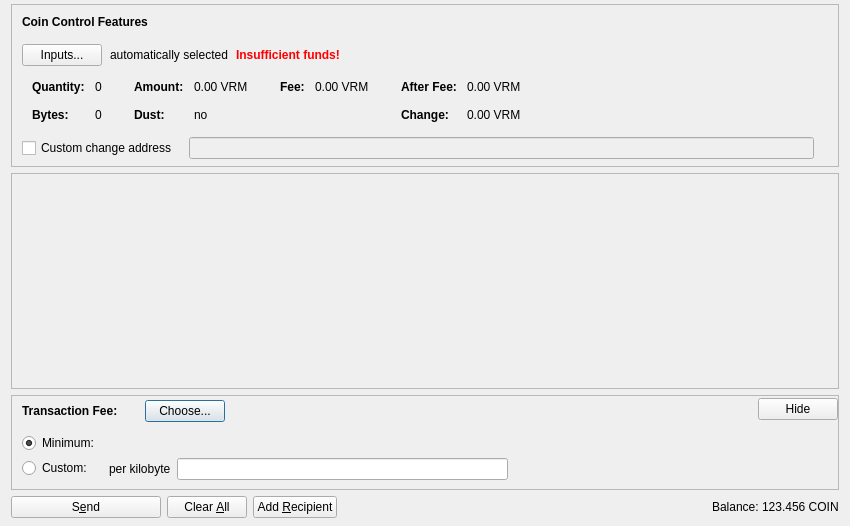
<?xml version="1.0" encoding="UTF-8"?>
<ui version="4.0">
 <class>SendCoinsDialog</class>
 <widget class="QDialog" name="SendCoinsDialog">
  <property name="geometry">
   <rect>
    <x>0</x>
    <y>0</y>
    <width>850</width>
    <height>526</height>
   </rect>
  </property>
  <property name="windowTitle">
   <string>Send Coins</string>
  </property>
  <layout class="QVBoxLayout" name="verticalLayout" stretch="0,1,0,0">
   <property name="topMargin">
    <number>4</number>
   </property>
   <property name="bottomMargin">
    <number>8</number>
   </property>
   <item>
    <widget class="QFrame" name="frameCoinControl">
     <property name="sizePolicy">
      <sizepolicy hsizetype="Expanding" vsizetype="Expanding">
       <horstretch>0</horstretch>
       <verstretch>0</verstretch>
      </sizepolicy>
     </property>
     <property name="maximumSize">
      <size>
       <width>16777215</width>
       <height>16777215</height>
      </size>
     </property>
     <property name="frameShape">
      <enum>QFrame::StyledPanel</enum>
     </property>
     <property name="frameShadow">
      <enum>QFrame::Sunken</enum>
     </property>
     <layout class="QVBoxLayout" name="verticalLayoutCoinControl2">
      <property name="spacing">
       <number>0</number>
      </property>
      <property name="leftMargin">
       <number>0</number>
      </property>
      <property name="topMargin">
       <number>0</number>
      </property>
      <property name="rightMargin">
       <number>0</number>
      </property>
      <property name="bottomMargin">
       <number>6</number>
      </property>
      <item>
       <layout class="QVBoxLayout" name="verticalLayoutCoinControl" stretch="0,0,0,0,1">
        <property name="spacing">
         <number>0</number>
        </property>
        <property name="leftMargin">
         <number>10</number>
        </property>
        <property name="topMargin">
         <number>10</number>
        </property>
        <item>
         <layout class="QHBoxLayout" name="horizontalLayoutCoinControl1">
          <property name="bottomMargin">
           <number>15</number>
          </property>
          <item>
           <widget class="QLabel" name="labelCoinControlFeatures">
            <property name="sizePolicy">
             <sizepolicy hsizetype="Preferred" vsizetype="Maximum">
              <horstretch>0</horstretch>
              <verstretch>0</verstretch>
             </sizepolicy>
            </property>
            <property name="font">
             <font>
              <weight>75</weight>
              <bold>true</bold>
             </font>
            </property>
            <property name="styleSheet">
             <string notr="true">font-weight:bold;</string>
            </property>
            <property name="text">
             <string>Coin Control Features</string>
            </property>
           </widget>
          </item>
         </layout>
        </item>
        <item>
         <layout class="QHBoxLayout" name="horizontalLayoutCoinControl2" stretch="0,0,0,0">
          <property name="spacing">
           <number>8</number>
          </property>
          <property name="bottomMargin">
           <number>10</number>
          </property>
          <item>
           <widget class="QPushButton" name="pushButtonCoinControl">
            <property name="styleSheet">
             <string notr="true"/>
            </property>
            <property name="text">
             <string>Inputs...</string>
            </property>
            <property name="autoDefault">
             <bool>false</bool>
            </property>
           </widget>
          </item>
          <item>
           <widget class="QLabel" name="labelCoinControlAutomaticallySelected">
            <property name="text">
             <string>automatically selected</string>
            </property>
            <property name="margin">
             <number>5</number>
            </property>
           </widget>
          </item>
          <item>
           <widget class="QLabel" name="labelCoinControlInsuffFunds">
            <property name="font">
             <font>
              <weight>75</weight>
              <bold>true</bold>
             </font>
            </property>
            <property name="styleSheet">
             <string notr="true">color:red;font-weight:bold;</string>
            </property>
            <property name="text">
             <string>Insufficient funds!</string>
            </property>
            <property name="margin">
             <number>5</number>
            </property>
           </widget>
          </item>
          <item>
           <spacer name="horizontalSpacerCoinControl">
            <property name="orientation">
             <enum>Qt::Horizontal</enum>
            </property>
            <property name="sizeHint" stdset="0">
             <size>
              <width>40</width>
              <height>1</height>
             </size>
            </property>
           </spacer>
          </item>
         </layout>
        </item>
        <item>
         <widget class="QWidget" name="widgetCoinControl" native="true">
          <property name="sizePolicy">
           <sizepolicy hsizetype="Preferred" vsizetype="Preferred">
            <horstretch>0</horstretch>
            <verstretch>0</verstretch>
           </sizepolicy>
          </property>
          <property name="minimumSize">
           <size>
            <width>0</width>
            <height>0</height>
           </size>
          </property>
          <property name="styleSheet">
           <string notr="true"/>
          </property>
          <layout class="QHBoxLayout" name="horizontalLayoutCoinControl5">
           <property name="leftMargin">
            <number>0</number>
           </property>
           <property name="topMargin">
            <number>0</number>
           </property>
           <property name="rightMargin">
            <number>0</number>
           </property>
           <property name="bottomMargin">
            <number>0</number>
           </property>
           <item>
            <layout class="QHBoxLayout" name="horizontalLayoutCoinControl3" stretch="0,0,0,1">
             <property name="spacing">
              <number>20</number>
             </property>
             <property name="topMargin">
              <number>0</number>
             </property>
             <property name="bottomMargin">
              <number>10</number>
             </property>
             <item>
              <layout class="QFormLayout" name="formLayoutCoinControl1">
               <property name="horizontalSpacing">
                <number>10</number>
               </property>
               <property name="verticalSpacing">
                <number>14</number>
               </property>
               <property name="leftMargin">
                <number>10</number>
               </property>
               <property name="topMargin">
                <number>4</number>
               </property>
               <property name="rightMargin">
                <number>6</number>
               </property>
               <item row="0" column="0">
                <widget class="QLabel" name="labelCoinControlQuantityText">
                 <property name="font">
                  <font>
                   <weight>75</weight>
                   <bold>true</bold>
                  </font>
                 </property>
                 <property name="text">
                  <string>Quantity:</string>
                 </property>
                 <property name="margin">
                  <number>0</number>
                 </property>
                </widget>
               </item>
               <item row="0" column="1">
                <widget class="QLabel" name="labelCoinControlQuantity">
                 <property name="cursor">
                  <cursorShape>IBeamCursor</cursorShape>
                 </property>
                 <property name="contextMenuPolicy">
                  <enum>Qt::ActionsContextMenu</enum>
                 </property>
                 <property name="text">
                  <string notr="true">0</string>
                 </property>
                 <property name="margin">
                  <number>0</number>
                 </property>
                 <property name="textInteractionFlags">
                  <set>Qt::LinksAccessibleByMouse|Qt::TextSelectableByKeyboard|Qt::TextSelectableByMouse</set>
                 </property>
                </widget>
               </item>
               <item row="1" column="0">
                <widget class="QLabel" name="labelCoinControlBytesText">
                 <property name="font">
                  <font>
                   <weight>75</weight>
                   <bold>true</bold>
                  </font>
                 </property>
                 <property name="text">
                  <string>Bytes:</string>
                 </property>
                </widget>
               </item>
               <item row="1" column="1">
                <widget class="QLabel" name="labelCoinControlBytes">
                 <property name="cursor">
                  <cursorShape>IBeamCursor</cursorShape>
                 </property>
                 <property name="contextMenuPolicy">
                  <enum>Qt::ActionsContextMenu</enum>
                 </property>
                 <property name="text">
                  <string notr="true">0</string>
                 </property>
                 <property name="textInteractionFlags">
                  <set>Qt::LinksAccessibleByMouse|Qt::TextSelectableByKeyboard|Qt::TextSelectableByMouse</set>
                 </property>
                </widget>
               </item>
              </layout>
             </item>
             <item>
              <layout class="QFormLayout" name="formLayoutCoinControl2">
               <property name="horizontalSpacing">
                <number>10</number>
               </property>
               <property name="verticalSpacing">
                <number>14</number>
               </property>
               <property name="leftMargin">
                <number>6</number>
               </property>
               <property name="topMargin">
                <number>4</number>
               </property>
               <property name="rightMargin">
                <number>6</number>
               </property>
               <item row="0" column="0">
                <widget class="QLabel" name="labelCoinControlAmountText">
                 <property name="font">
                  <font>
                   <weight>75</weight>
                   <bold>true</bold>
                  </font>
                 </property>
                 <property name="text">
                  <string>Amount:</string>
                 </property>
                 <property name="margin">
                  <number>0</number>
                 </property>
                </widget>
               </item>
               <item row="0" column="1">
                <widget class="QLabel" name="labelCoinControlAmount">
                 <property name="cursor">
                  <cursorShape>IBeamCursor</cursorShape>
                 </property>
                 <property name="contextMenuPolicy">
                  <enum>Qt::ActionsContextMenu</enum>
                 </property>
                 <property name="text">
                  <string notr="true">0.00 VRM</string>
                 </property>
                 <property name="textInteractionFlags">
                  <set>Qt::LinksAccessibleByMouse|Qt::TextSelectableByKeyboard|Qt::TextSelectableByMouse</set>
                 </property>
                </widget>
               </item>
               <item row="1" column="0">
                <widget class="QLabel" name="labelCoinControlLowOutputText">
                 <property name="font">
                  <font>
                   <weight>75</weight>
                   <bold>true</bold>
                  </font>
                 </property>
                 <property name="text">
                  <string>Dust:</string>
                 </property>
                </widget>
               </item>
               <item row="1" column="1">
                <widget class="QLabel" name="labelCoinControlLowOutput">
                 <property name="cursor">
                  <cursorShape>IBeamCursor</cursorShape>
                 </property>
                 <property name="contextMenuPolicy">
                  <enum>Qt::ActionsContextMenu</enum>
                 </property>
                 <property name="text">
                  <string notr="true">no</string>
                 </property>
                 <property name="textInteractionFlags">
                  <set>Qt::LinksAccessibleByMouse|Qt::TextSelectableByKeyboard|Qt::TextSelectableByMouse</set>
                 </property>
                </widget>
               </item>
              </layout>
             </item>
             <item>
              <layout class="QFormLayout" name="formLayoutCoinControl3">
               <property name="horizontalSpacing">
                <number>10</number>
               </property>
               <property name="verticalSpacing">
                <number>14</number>
               </property>
               <property name="leftMargin">
                <number>6</number>
               </property>
               <property name="topMargin">
                <number>4</number>
               </property>
               <property name="rightMargin">
                <number>6</number>
               </property>
               <item row="0" column="0">
                <widget class="QLabel" name="labelCoinControlFeeText">
                 <property name="font">
                  <font>
                   <weight>75</weight>
                   <bold>true</bold>
                  </font>
                 </property>
                 <property name="text">
                  <string>Fee:</string>
                 </property>
                 <property name="margin">
                  <number>0</number>
                 </property>
                </widget>
               </item>
               <item row="0" column="1">
                <widget class="QLabel" name="labelCoinControlFee">
                 <property name="cursor">
                  <cursorShape>IBeamCursor</cursorShape>
                 </property>
                 <property name="contextMenuPolicy">
                  <enum>Qt::ActionsContextMenu</enum>
                 </property>
                 <property name="text">
                  <string notr="true">0.00 VRM</string>
                 </property>
                 <property name="textInteractionFlags">
                  <set>Qt::LinksAccessibleByMouse|Qt::TextSelectableByKeyboard|Qt::TextSelectableByMouse</set>
                 </property>
                </widget>
               </item>
              </layout>
             </item>
             <item>
              <layout class="QFormLayout" name="formLayoutCoinControl4">
               <property name="horizontalSpacing">
                <number>10</number>
               </property>
               <property name="verticalSpacing">
                <number>14</number>
               </property>
               <property name="leftMargin">
                <number>6</number>
               </property>
               <property name="topMargin">
                <number>4</number>
               </property>
               <property name="rightMargin">
                <number>6</number>
               </property>
               <item row="0" column="0">
                <widget class="QLabel" name="labelCoinControlAfterFeeText">
                 <property name="font">
                  <font>
                   <weight>75</weight>
                   <bold>true</bold>
                  </font>
                 </property>
                 <property name="text">
                  <string>After Fee:</string>
                 </property>
                 <property name="margin">
                  <number>0</number>
                 </property>
                </widget>
               </item>
               <item row="0" column="1">
                <widget class="QLabel" name="labelCoinControlAfterFee">
                 <property name="cursor">
                  <cursorShape>IBeamCursor</cursorShape>
                 </property>
                 <property name="contextMenuPolicy">
                  <enum>Qt::ActionsContextMenu</enum>
                 </property>
                 <property name="text">
                  <string notr="true">0.00 VRM</string>
                 </property>
                 <property name="textInteractionFlags">
                  <set>Qt::LinksAccessibleByMouse|Qt::TextSelectableByKeyboard|Qt::TextSelectableByMouse</set>
                 </property>
                </widget>
               </item>
               <item row="1" column="0">
                <widget class="QLabel" name="labelCoinControlChangeText">
                 <property name="font">
                  <font>
                   <weight>75</weight>
                   <bold>true</bold>
                  </font>
                 </property>
                 <property name="text">
                  <string>Change:</string>
                 </property>
                </widget>
               </item>
               <item row="1" column="1">
                <widget class="QLabel" name="labelCoinControlChange">
                 <property name="cursor">
                  <cursorShape>IBeamCursor</cursorShape>
                 </property>
                 <property name="contextMenuPolicy">
                  <enum>Qt::ActionsContextMenu</enum>
                 </property>
                 <property name="text">
                  <string notr="true">0.00 VRM</string>
                 </property>
                 <property name="textInteractionFlags">
                  <set>Qt::LinksAccessibleByMouse|Qt::TextSelectableByKeyboard|Qt::TextSelectableByMouse</set>
                 </property>
                </widget>
               </item>
              </layout>
             </item>
            </layout>
           </item>
          </layout>
         </widget>
        </item>
        <item>
         <layout class="QHBoxLayout" name="horizontalLayoutCoinControl4" stretch="0,0,0">
          <property name="spacing">
           <number>12</number>
          </property>
          <property name="sizeConstraint">
           <enum>QLayout::SetDefaultConstraint</enum>
          </property>
          <property name="topMargin">
           <number>5</number>
          </property>
          <property name="rightMargin">
           <number>5</number>
          </property>
          <item>
           <widget class="QCheckBox" name="checkBoxCoinControlChange">
            <property name="toolTip">
             <string>If this is activated, but the change address is empty or invalid, change will be sent to a newly generated address.</string>
            </property>
            <property name="text">
             <string>Custom change address</string>
            </property>
           </widget>
          </item>
          <item>
           <widget class="QValidatedLineEdit" name="lineEditCoinControlChange">
            <property name="enabled">
             <bool>false</bool>
            </property>
            <property name="sizePolicy">
             <sizepolicy hsizetype="Expanding" vsizetype="Fixed">
              <horstretch>0</horstretch>
              <verstretch>0</verstretch>
             </sizepolicy>
            </property>
           </widget>
          </item>
          <item>
           <widget class="QLabel" name="labelCoinControlChangeLabel">
            <property name="sizePolicy">
             <sizepolicy hsizetype="Preferred" vsizetype="Expanding">
              <horstretch>0</horstretch>
              <verstretch>0</verstretch>
             </sizepolicy>
            </property>
            <property name="minimumSize">
             <size>
              <width>0</width>
              <height>0</height>
             </size>
            </property>
            <property name="text">
             <string/>
            </property>
            <property name="margin">
             <number>3</number>
            </property>
           </widget>
          </item>
         </layout>
        </item>
        <item>
         <spacer name="verticalSpacerCoinControl">
          <property name="orientation">
           <enum>Qt::Vertical</enum>
          </property>
          <property name="sizeHint" stdset="0">
           <size>
            <width>800</width>
            <height>1</height>
           </size>
          </property>
         </spacer>
        </item>
       </layout>
      </item>
     </layout>
    </widget>
   </item>
   <item>
    <widget class="QScrollArea" name="scrollArea">
     <property name="horizontalScrollBarPolicy">
      <enum>Qt::ScrollBarAlwaysOff</enum>
     </property>
     <property name="widgetResizable">
      <bool>true</bool>
     </property>
     <widget class="QWidget" name="scrollAreaWidgetContents">
      <property name="geometry">
       <rect>
        <x>0</x>
        <y>0</y>
        <width>830</width>
        <height>104</height>
       </rect>
      </property>
      <layout class="QVBoxLayout" name="verticalLayout_2" stretch="0,1">
       <property name="leftMargin">
        <number>0</number>
       </property>
       <property name="topMargin">
        <number>0</number>
       </property>
       <property name="rightMargin">
        <number>0</number>
       </property>
       <property name="bottomMargin">
        <number>0</number>
       </property>
       <item>
        <layout class="QVBoxLayout" name="entries">
         <property name="spacing">
          <number>6</number>
         </property>
        </layout>
       </item>
       <item>
        <spacer name="verticalSpacer">
         <property name="orientation">
          <enum>Qt::Vertical</enum>
         </property>
         <property name="sizeHint" stdset="0">
          <size>
           <width>20</width>
           <height>40</height>
          </size>
         </property>
        </spacer>
       </item>
      </layout>
     </widget>
    </widget>
   </item>
   <item>
    <widget class="QFrame" name="frameFee">
     <property name="sizePolicy">
      <sizepolicy hsizetype="Expanding" vsizetype="Expanding">
       <horstretch>0</horstretch>
       <verstretch>0</verstretch>
      </sizepolicy>
     </property>
     <property name="maximumSize">
      <size>
       <width>16777215</width>
       <height>16777215</height>
      </size>
     </property>
     <property name="frameShape">
      <enum>QFrame::StyledPanel</enum>
     </property>
     <property name="frameShadow">
      <enum>QFrame::Sunken</enum>
     </property>
     <layout class="QVBoxLayout" name="verticalLayoutFee1">
      <property name="spacing">
       <number>0</number>
      </property>
      <property name="leftMargin">
       <number>0</number>
      </property>
      <property name="topMargin">
       <number>0</number>
      </property>
      <property name="rightMargin">
       <number>0</number>
      </property>
      <property name="bottomMargin">
       <number>0</number>
      </property>
      <item>
       <layout class="QVBoxLayout" name="verticalLayoutFee2" stretch="0,0,0">
        <property name="spacing">
         <number>0</number>
        </property>
        <property name="leftMargin">
         <number>10</number>
        </property>
        <property name="topMargin">
         <number>0</number>
        </property>
        <item>
         <layout class="QHBoxLayout" name="horizontalLayoutFee1">
          <property name="bottomMargin">
           <number>0</number>
          </property>
          <item>
           <layout class="QVBoxLayout" name="verticalLayoutFee7">
            <property name="spacing">
             <number>0</number>
            </property>
            <item>
             <spacer name="verticalSpacerMinimumFee">
              <property name="orientation">
               <enum>Qt::Vertical</enum>
              </property>
              <property name="sizeType">
               <enum>QSizePolicy::Fixed</enum>
              </property>
              <property name="sizeHint" stdset="0">
               <size>
                <width>1</width>
                <height>4</height>
               </size>
              </property>
             </spacer>
            </item>
            <item>
             <layout class="QHBoxLayout" name="horizontalLayoutMinimumFee">
              <property name="spacing">
               <number>10</number>
              </property>
              <item>
               <widget class="QLabel" name="labelFeeHeadline">
                <property name="sizePolicy">
                 <sizepolicy hsizetype="Preferred" vsizetype="Maximum">
                  <horstretch>0</horstretch>
                  <verstretch>0</verstretch>
                 </sizepolicy>
                </property>
                <property name="font">
                 <font>
                  <weight>75</weight>
                  <bold>true</bold>
                 </font>
                </property>
                <property name="styleSheet">
                 <string notr="true">font-weight:bold;</string>
                </property>
                <property name="text">
                 <string>Transaction Fee:</string>
                </property>
               </widget>
              </item>
              <item>
               <widget class="QLabel" name="labelFeeMinimized">
                <property name="text">
                 <string/>
                </property>
               </widget>
              </item>
              <item>
               <widget class="QPushButton" name="buttonChooseFee">
                <property name="text">
                 <string>Choose...</string>
                </property>
               </widget>
              </item>
             </layout>
            </item>
            <item>
             <spacer name="verticalSpacer_5">
              <property name="orientation">
               <enum>Qt::Vertical</enum>
              </property>
              <property name="sizeHint" stdset="0">
               <size>
                <width>1</width>
                <height>1</height>
               </size>
              </property>
             </spacer>
            </item>
           </layout>
          </item>
          <item>
           <spacer name="horizontalSpacer_4">
            <property name="orientation">
             <enum>Qt::Horizontal</enum>
            </property>
            <property name="sizeType">
             <enum>QSizePolicy::MinimumExpanding</enum>
            </property>
            <property name="sizeHint" stdset="0">
             <size>
              <width>40</width>
              <height>20</height>
             </size>
            </property>
           </spacer>
          </item>
          <item>
           <widget class="QPushButton" name="buttonMinimizeFee">
            <property name="toolTip">
             <string>Hide transaction fee settings</string>
            </property>
            <property name="text">
             <string>Hide</string>
            </property>
           </widget>
          </item>
         </layout>
        </item>
        <item>
         <widget class="QFrame" name="frameFeeSelection">
          <layout class="QVBoxLayout" name="verticalLayoutFee12">
           <property name="spacing">
            <number>0</number>
           </property>
           <property name="leftMargin">
            <number>0</number>
           </property>
           <property name="topMargin">
            <number>0</number>
           </property>
           <property name="rightMargin">
            <number>0</number>
           </property>
           <property name="bottomMargin">
            <number>0</number>
           </property>
           <item>
            <layout class="QGridLayout" name="gridLayoutFee">
             <property name="topMargin">
              <number>10</number>
             </property>
             <property name="bottomMargin">
              <number>4</number>
             </property>
             <property name="horizontalSpacing">
              <number>10</number>
             </property>
             <property name="verticalSpacing">
              <number>4</number>
             </property>
             <item row="1" column="1">
              <layout class="QVBoxLayout" name="verticalLayoutFee8">
               <property name="spacing">
                <number>6</number>
               </property>
               <item>
                <layout class="QHBoxLayout" name="horizontalLayoutFee13">
                 <item>
                  <widget class="QLabel" name="labelCustomPerKilobyte">
                   <property name="toolTip">
                    <string>Specify a custom fee per kB (1,000 bytes) of the transaction's virtual size.

Note:  Since the fee is calculated on a per-byte basis, a fee of "100 VRMi per kB" for a transaction size of 500 bytes (half of 1 kB) would ultimately yield a fee of only 50 VRMi.</string>
                   </property>
                   <property name="text">
                    <string>per kilobyte</string>
                   </property>
                  </widget>
                 </item>
                 <item>
                  <widget class="BitcoinAmountField" name="customFee"/>
                 </item>
                 <item>
                  <spacer name="horizontalSpacer_6">
                   <property name="orientation">
                    <enum>Qt::Horizontal</enum>
                   </property>
                   <property name="sizeHint" stdset="0">
                    <size>
                     <width>1</width>
                     <height>1</height>
                    </size>
                   </property>
                  </spacer>
                 </item>
                </layout>
               </item>
              </layout>
             </item>
             <item row="0" column="0">
              <layout class="QVBoxLayout" name="verticalLayoutFee4" stretch="0,1">
               <item>
                <widget class="QRadioButton" name="radioMinimumFee">
                 <property name="text">
                  <string>Minimum:</string>
                 </property>
                 <property name="checked">
                  <bool>true</bool>
                 </property>
                 <attribute name="buttonGroup">
                  <string notr="true">groupFee</string>
                 </attribute>
                </widget>
               </item>
               <item>
                <spacer name="verticalSpacer_2">
                 <property name="orientation">
                  <enum>Qt::Vertical</enum>
                 </property>
                 <property name="sizeHint" stdset="0">
                  <size>
                   <width>1</width>
                   <height>1</height>
                  </size>
                 </property>
                </spacer>
               </item>
              </layout>
             </item>
             <item row="1" column="0">
              <layout class="QVBoxLayout" name="verticalLayoutFee9" stretch="0,1">
               <item>
                <widget class="QRadioButton" name="radioCustomFee">
                 <property name="text">
                  <string>Custom:</string>
                 </property>
                 <attribute name="buttonGroup">
                  <string notr="true">groupFee</string>
                 </attribute>
                </widget>
               </item>
               <item>
                <spacer name="verticalSpacer_6">
                 <property name="orientation">
                  <enum>Qt::Vertical</enum>
                 </property>
                 <property name="sizeHint" stdset="0">
                  <size>
                   <width>1</width>
                   <height>1</height>
                  </size>
                 </property>
                </spacer>
               </item>
              </layout>
             </item>
             <item row="0" column="1">
              <layout class="QVBoxLayout" name="verticalLayoutFee3" stretch="0,0,1">
               <property name="spacing">
                <number>6</number>
               </property>
               <property name="topMargin">
                <number>2</number>
               </property>
               <item>
                <layout class="QHBoxLayout" name="horizontalLayoutFee12">
                 <item>
                  <widget class="QLabel" name="labelMinimumFee">
                   <property name="text">
                    <string/>
                   </property>
                  </widget>
                 </item>
                </layout>
               </item>
              </layout>
             </item>
            </layout>
           </item>
          </layout>
         </widget>
        </item>
        <item>
         <spacer name="verticalSpacerFee">
          <property name="orientation">
           <enum>Qt::Vertical</enum>
          </property>
          <property name="sizeHint" stdset="0">
           <size>
            <width>40</width>
            <height>5</height>
           </size>
          </property>
         </spacer>
        </item>
       </layout>
      </item>
     </layout>
    </widget>
   </item>
   <item>
    <layout class="QHBoxLayout" name="horizontalLayout">
     <item>
      <widget class="QPushButton" name="sendButton">
       <property name="minimumSize">
        <size>
         <width>150</width>
         <height>0</height>
        </size>
       </property>
       <property name="toolTip">
        <string>Confirm the send action</string>
       </property>
       <property name="text">
        <string>S&amp;end</string>
       </property>
       <property name="icon">
        <iconset resource="../vericonomy.qrc">
         <normaloff>:/icons/send</normaloff>:/icons/send</iconset>
       </property>
       <property name="autoDefault">
        <bool>false</bool>
       </property>
       <property name="default">
        <bool>false</bool>
       </property>
      </widget>
     </item>
     <item>
      <widget class="QPushButton" name="clearButton">
       <property name="sizePolicy">
        <sizepolicy hsizetype="Minimum" vsizetype="Fixed">
         <horstretch>0</horstretch>
         <verstretch>0</verstretch>
        </sizepolicy>
       </property>
       <property name="toolTip">
        <string>Clear all fields of the form.</string>
       </property>
       <property name="text">
        <string>Clear &amp;All</string>
       </property>
       <property name="icon">
        <iconset resource="../vericonomy.qrc">
         <normaloff>:/icons/remove</normaloff>:/icons/remove</iconset>
       </property>
       <property name="autoDefault">
        <bool>false</bool>
       </property>
      </widget>
     </item>
     <item>
      <widget class="QPushButton" name="addButton">
       <property name="toolTip">
        <string>Send to multiple recipients at once</string>
       </property>
       <property name="text">
        <string>Add &amp;Recipient</string>
       </property>
       <property name="icon">
        <iconset resource="../vericonomy.qrc">
         <normaloff>:/icons/add</normaloff>:/icons/add</iconset>
       </property>
       <property name="autoDefault">
        <bool>false</bool>
       </property>
      </widget>
     </item>
     <item>
      <spacer name="horizontalSpacer">
       <property name="orientation">
        <enum>Qt::Horizontal</enum>
       </property>
       <property name="sizeHint" stdset="0">
        <size>
         <width>40</width>
         <height>20</height>
        </size>
       </property>
      </spacer>
     </item>
     <item>
      <layout class="QHBoxLayout" name="horizontalLayout_2">
       <property name="spacing">
        <number>3</number>
       </property>
       <item>
        <widget class="QLabel" name="labelBalanceName">
         <property name="sizePolicy">
          <sizepolicy hsizetype="Preferred" vsizetype="Fixed">
           <horstretch>0</horstretch>
           <verstretch>0</verstretch>
          </sizepolicy>
         </property>
         <property name="text">
          <string>Balance:</string>
         </property>
        </widget>
       </item>
       <item>
        <widget class="QLabel" name="labelBalance">
         <property name="sizePolicy">
          <sizepolicy hsizetype="Preferred" vsizetype="Fixed">
           <horstretch>0</horstretch>
           <verstretch>0</verstretch>
          </sizepolicy>
         </property>
         <property name="cursor">
          <cursorShape>IBeamCursor</cursorShape>
         </property>
         <property name="text">
          <string notr="true">123.456 COIN</string>
         </property>
         <property name="textInteractionFlags">
          <set>Qt::LinksAccessibleByMouse|Qt::TextSelectableByKeyboard|Qt::TextSelectableByMouse</set>
         </property>
        </widget>
       </item>
      </layout>
     </item>
    </layout>
   </item>
  </layout>
 </widget>
 <customwidgets>
  <customwidget>
   <class>QValidatedLineEdit</class>
   <extends>QLineEdit</extends>
   <header>qt/qvalidatedlineedit.h</header>
  </customwidget>
  <customwidget>
   <class>BitcoinAmountField</class>
   <extends>QLineEdit</extends>
   <header>qt/bitcoinamountfield.h</header>
   <container>1</container>
  </customwidget>
 </customwidgets>
 <resources>
  <include location="../vericonomy.qrc"/>
 </resources>
 <connections/>
 <buttongroups>
  <buttongroup name="groupFee"/>
 </buttongroups>
</ui>
